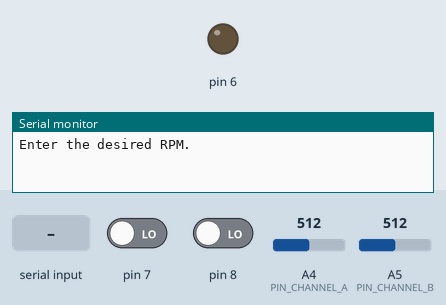
Recording of a sketch running on a simulated Arduino Uno, built with avr-gcc and run on an emulated ATmega328P. On the bench: output pins drawn as LEDs (lit = HIGH), the last lines printed to the serial monitor. The inputs (shaded band) are chosen by the test bench; at power-on: A4 (PIN_CHANNEL_A) = 512, A5 (PIN_CHANNEL_B) = 512, pin 7 LOW, pin 8 LOW.

Above: at 0.9 s.
1.0 s: "90,45\n" received over Serial
At 2.3 s:
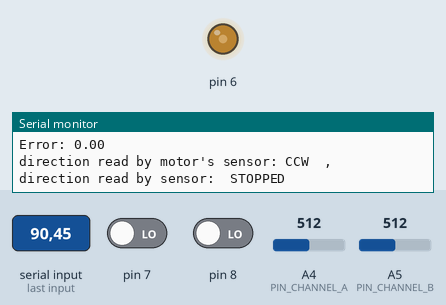
At 3.1 s:
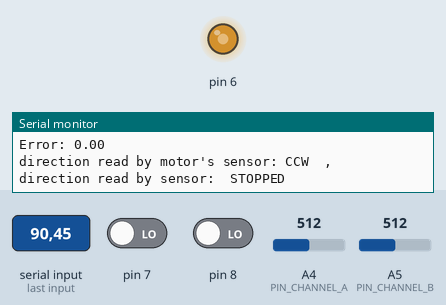
4.0 s: A4 (PIN_CHANNEL_A) set to 560
At 4.2 s:
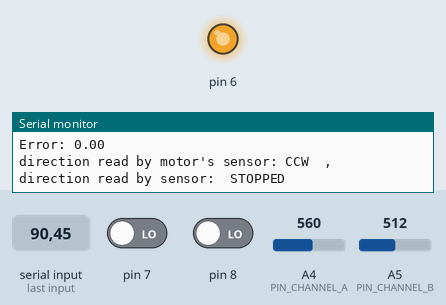
7.0 s: A5 (PIN_CHANNEL_B) set to 440
10.0 s: A5 (PIN_CHANNEL_B) set to 534
13.0 s: A5 (PIN_CHANNEL_B) set to 562
16.0 s: pin 7 driven HIGH
Timing chart, 0 to 19.0 s (numbered marks = the images above; inputs shaded):
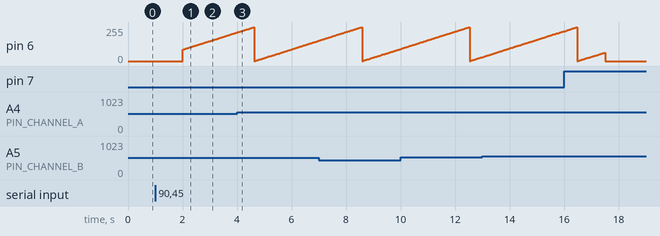

The sketch:

BaseCodeOne-Quadrature.ino
```cpp
#include "quadrature-encoder.h"

int b = 0; // reading the time for main loop to be run for 15s
int c = 0; // memory for the time in mainloop

float s = 0; // built-in encoder counts
float s_2;   // built-in encoder counts for RPM calculation for PI controler

float rpmm; // rpm obtained each 5s from built-in encoder

int s1 = 0;         // built-in encoder chanel one outpot
int s2 = 0;         // built-in encoder chanel two outpot
int r = 0;          // repetition indicator for reading counts of bult-in encoder
int s2m = 0;        // memory of built-in encoder chanel two outpot
int directionm = 0; // indicator for direction read by built-in encoder
int dirm;           // indicator for direction read by built-in encode
int RPM;            // Commanded RPM

int exitt = 0; // mainloop exit condition

float ctrl;     // PI controller outpot
float kp = .4;  // proportional gain of PI controller
float ki = .01; // integral gain of PI controller
float eri;      // integral of error of PI controller

int repc = 1;   // repetition condition of PI controller
int t0;         // memory of time for the Purpose of displaying the results
int repeat = 0; // repeat indicator to only let the memory of time for the Purpose of displaying the results be updated once

// added stuff for own quadrature encoder below
const uint8_t PIN_CHANNEL_A = A4;
const uint8_t PIN_CHANNEL_B = A5;
const int THRESHOLD_HIGH = 550;
const int THRESHOLD_LOW = 450;

// 32 segments on the outer track (16 black, 16 clear) = 32 edges per channel.
// two channels in quadrature = 64 edges per revolution
const uint16_t EDGES_PER_REV = 64;

// measurement window duration in ms
const unsigned long WINDOW_MS = 5000; // 5s

QuadratureEncoder encoder(PIN_CHANNEL_A, PIN_CHANNEL_B, THRESHOLD_HIGH, THRESHOLD_LOW,
                          EDGES_PER_REV, WINDOW_MS);

void setup()
{
  // put your setup code here, to run on
  Serial.begin(250000); // Baud rate of communication

  Serial.println("Enter the desired RPM.");

  while (Serial.available() == 0)
  {
    // Wait for user input
  }

  RPM = Serial.readString().toFloat(); // Reading the Input string from Serial port.
  if (RPM < 0)
  {
    analogWrite(3, 255); // changing the direction of motor's rotation
  }
  RPM = abs(RPM);

  // initialize our own quadrature encoder
  encoder.begin();
}

void loop()
{

  b = millis(); // reading time
  c = b;        // storing the current time

  while ((b >= c) && (b <= (c + 15500)) && exitt == 0) // let the main loop to be run for 15s
  {
  // own quadrature encoder update function
  encoder.update();

    if (b % 13 == 0 && repc == 1) // PI controller
    {
      eri = ki * (RPM - rpmm) + eri;
      ctrl = 50 + kp * (RPM - rpmm) + eri;
      //ctrl = 20; //HARD CODED TESTING PURPOSES
      analogWrite(6, ctrl);
      repc = 0;
    }
    if (b % 13 == 1)
    {
      repc = 1;
    }

    s1 = digitalRead(7); // reading Chanel 1 of builtin encoder
    s2 = digitalRead(8); // reading Chanel 2 of builtin encoder
    if (s1 != s2 && r == 0)
    {
      s = s + 1;     // counters for rpm that displyed every 5s
      s_2 = s_2 + 1; // counters for rpm that used in PI contoller
      r = 1;         // this indicator wont let this condition, (s1 != s2), to be counted until the next condition, (s1 == s2), happens
    }

    if (s1 == s2 && r == 1)
    {
      s = s + 1;     // counters for rpm that displyed every 5s
      s_2 = s_2 + 1; // counters for rpm that used in PI contoller
      r = 0;         // this indicator wont let this condition, (sm1 == sm2), to be counted until the next condition, (sm1 != sm2), happens
    }

    b = millis(); // updating time
    if (b % 100 <= 1 && repeat == 0)
    {
      t0 = b; // storing the current time once
      repeat = 1;
     encoder.reset();
    }

    if (b % 100 == 0)
    {
      //Serial.print("time in ms: ");
      //Serial.print(b - t0);

      //Serial.print("  spontaneous speed from builtin encoder:  ");
      rpmm = (s_2 / (2 * 114)) * 600; // formulation for rpm in each 100ms for PI controller
      //Serial.println(rpmm);
      s_2 = 0; // reseting the counters of PI controller rpm meter

      if ((b - t0) % 5000 == 0)
      {

        float rpm_builtin = (s / 228.0) * 12;          // formula for rpm in each 5s
        float rpm_optical = fabs(encoder.calculate_rpm()); // fabs, not abs: Arduino's abs() macro would call calculate_rpm() twice

        Serial.println();
        Serial.print("RPM from builtin encoder: ");
        Serial.println(rpm_builtin, 2);

        Serial.print("RPM from optical quadrature encoder: ");
        Serial.println(rpm_optical, 2);

        Serial.print("Error: ");
        Serial.println(rpm_optical - rpm_builtin, 2);

        Serial.print("direction read by motor's sensor: ");
        if (dirm == 0)
        {
          Serial.print("CW");
        }
        else
        {
          Serial.print("CCW");
        }
        Serial.print("  ,   ");

        Serial.print("direction read by sensor:  ");
        Serial.println(direction_to_text(encoder.get_direction()));
        Serial.println();

        s = 0;
        directionm = 0;
      }
      delay(1);
    }

    if ((s1 == HIGH) && (s2 == HIGH) && (s2m == LOW)) // reading the direction of motor by cheaking which chanel follows which
    {
      directionm = directionm + 1;
    }

    if ((s1 == LOW) && (s2 == LOW) && (s2m == HIGH))
    {
      directionm = directionm + 1;
    }

    s2m = s2; // memory of the previous builtin encoder chanel 2

    if (directionm > 100)
    {
      dirm = 0;
    }
    if (directionm < 20)
    {
      dirm = 1;
    }

    b = millis(); // updating time
  }
  analogWrite(6, 0); // turning off the motor
  exitt = 1;         // changing the exit condition to prevent the motor to run after 15s
}

// own helper below for converting the direction enum to string for printing
const char *direction_to_text(Direction direction) {
    switch (direction) {
    case DIR_CW:
        return "CW";
    case DIR_CCW:
        return "CCW";
    default:
        return "STOPPED";
    }
}
```

quadrature-encoder.cpp
```cpp
#pragma once

#include <Arduino.h>
#include <math.h>
#include <stdint.h>

#include "quadrature-encoder.h"

// quadrature transition table is indexed by (previous_state << 2) | current_state,
// where state = (A << 1) | B.
// e.g when A leads B (00 -> 10 -> 11 -> 01 -> 00) counts +1 per edge, which is taken as CW.
// 0 = no change, 1 = CW, -1 = CCW, 2 = missed edge (where both channels changed at once)

static const int8_t MISSED_EDGE = 2;
static const int8_t TRANSITION_TABLE[16] = {
    0, -1, 1, MISSED_EDGE,
    1, 0, MISSED_EDGE, -1,
    -1, MISSED_EDGE, 0, 1,
    MISSED_EDGE, 1, -1, 0};

// initialising the quadrature encoder class with the pin numbers, thresholds, edges per revolution, and window time in milliseconds.
QuadratureEncoder::QuadratureEncoder(uint8_t pin_a_, uint8_t pin_b_, int threshold_high_, int threshold_low_,
                                     uint16_t edges_per_rev_, unsigned long window_ms_)
{
    pin_a = pin_a_;
    pin_b = pin_b_;
    threshold_high = threshold_high_;
    threshold_low = threshold_low_;
    edges_per_rev = edges_per_rev_;
    window_ms = window_ms_;
    level_a = 0;
    level_b = 0;
    last_state = 0;
    window_edge_count = 0;
    window_start_ms = 0;
    rpm = 0.0f;
    direction = DIR_STOPPED;
    invalid_transitions = 0;
    raw_a = 0;
    raw_b = 0;

    // calculate the fixed number: degrees per edge based on the number of edges per revolution
    dpe = 360.0f / (float)edges_per_rev_;
}

// start-up function
void QuadratureEncoder::begin()
{
    raw_a = analogRead(pin_a);
    raw_b = analogRead(pin_b);

    int midpoint = (threshold_high + threshold_low) / 2;

    // no previous level exists yet, so make the initial levels based on midpoint of the thresholds
    level_a = (raw_a > midpoint) ? 1 : 0;
    level_b = (raw_b > midpoint) ? 1 : 0;
    last_state = (level_a << 1) | level_b;

    window_edge_count = 0;
    window_start_ms = millis();
}

// reset function at the start of each measurement window
void QuadratureEncoder::reset()
{
    window_edge_count = 0;
    window_start_ms = millis();
}

// get logic level based on analog reading
uint8_t QuadratureEncoder::to_logic(int raw, uint8_t previous_level) const
{
    // hysteresis function to eliminate noise around a single threshold value
    if (raw >= threshold_high)
    {
        return 1;
    }
    if (raw <= threshold_low)
    {
        return 0;
    }

    // if within hysteresis range, return the previous level
    return previous_level;
}

// function called every loop iteraction to sample both channels, decode any transition, and recompute RPM at the end of each window
void QuadratureEncoder::update()
{
    // sample both channels
    raw_a = analogRead(pin_a);
    raw_b = analogRead(pin_b);

    // convert the raw readings to logic levels with hysteresis
    level_a = to_logic(raw_a, level_a);
    level_b = to_logic(raw_b, level_b);
    uint8_t state = (level_a << 1) | level_b;

    // decode the transition via edge/direction detection and update count
    if (state != last_state)
    {
        int8_t step = TRANSITION_TABLE[(last_state << 2) | state];
        if (step == MISSED_EDGE)
        {
            invalid_transitions++;
        }
        else
        {
            window_edge_count += step;
        }
        last_state = state;
    }
}

// calculate the signed RPM over the time since the start of the measurement window
// also updates direction and restarts the measurement window
float QuadratureEncoder::calculate_rpm()
{
    unsigned long now = millis();
    unsigned long elapsed = now - window_start_ms;
    if (elapsed > 0)
    {
        // calculate degrees per second based on edges counted and elapsed time (1000 ms in a second).
        float dps = dpe * ((float)window_edge_count / (float)elapsed) * 1000.0f;
        // convert degrees per second to revolutions per minute (60 seconds in a minute, 360 degrees in a revolution).
        rpm = dps * (60.0f / 360.0f);
    }

    // determine the direction based on the sign of edge count
    if (window_edge_count > 0)
    {
        direction = DIR_CW;
    }
    else if (window_edge_count < 0)
    {
        direction = DIR_CCW;
    }
    else
    {
        direction = DIR_STOPPED;
    }

    // reset the edge count and window start time for the next measurement window
    window_edge_count = 0;
    window_start_ms = now;
    return rpm;
}
```

quadrature-encoder.h
```cpp
// updated

#pragma once

#include <Arduino.h>
#include <math.h>
#include <stdint.h>

enum Direction
{
    DIR_STOPPED,
    DIR_CW,
    DIR_CCW
};

// QuadratureEncoder class definition
class QuadratureEncoder
{
public:
    QuadratureEncoder(uint8_t pin_a, uint8_t pin_b, int threshold_high, int threshold_low,
                      uint16_t edges_per_rev, unsigned long window_ms);

    // to initialise channel state, called once in setup()
    void begin();

    // reset function at the start of each measurement window
    void reset();

    // function called every loop iteraction to sample both channels, decode any transition, and recompute RPM at the end of each window
    void update();

    // to return signed RPM over the time since the last call: positive = CW, negative = CCW.
    // also restarts the measurement window.
    float calculate_rpm();

    // getter for direction from the last completed window.
    Direction get_direction() const { return direction; }

    // getter for no. invalid transitions (debugging analysis)
    uint32_t get_invalid_transitions() const { return invalid_transitions; }

    // getter for raw ADC values from the latest sample for viewing (debugging analysis)
    int get_raw_a() const { return raw_a; }
    int get_raw_b() const { return raw_b; }

    // getter for Logic levels (0 or 1), for viewing the square wave (debugging analysis)
    uint8_t get_level_a() const { return level_a; }
    uint8_t get_level_b() const { return level_b; }

private:
    // convert an analog reading to a logic level with hysteresis.
    uint8_t to_logic(int raw, uint8_t previous_level) const;

    uint8_t pin_a;
    uint8_t pin_b;
    int threshold_high; // rising input must exceed this to read HIGH
    int threshold_low;  // falling input must drop below this to read LOW
    uint16_t edges_per_rev;
    unsigned long window_ms;

    uint8_t level_a;
    uint8_t level_b;
    uint8_t last_state; // (A << 1) | B

    int32_t window_edge_count;
    unsigned long window_start_ms;

    float rpm;
    float dpe;
    Direction direction;
    uint32_t invalid_transitions;

    int raw_a;
    int raw_b;
};
```

Measured:
- after the input at 1.0 s, pin 6: moves from 0/255 to 214/255 over 2.0 s, starting after 1.0 s
